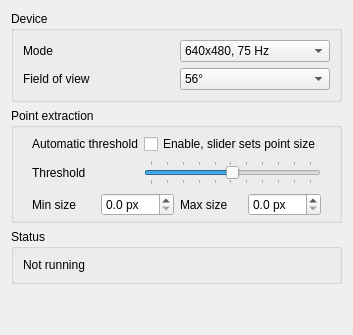
     <widget class="QWidget" name="tab_3">
      <attribute name="title">
       <string>Camera</string>
      </attribute>
      <layout class="QVBoxLayout" name="verticalLayout_10">
       <item>
        <widget class="QGroupBox" name="groupBox_9">
         <property name="title">
          <string>Device</string>
         </property>
         <layout class="QGridLayout" name="gridLayout">
          <item row="0" column="1">
           <widget class="QComboBox" name="camera_mode">
            <item>
             <property name="text">
              <string>640x480, 75 Hz</string>
             </property>
            </item>
            <item>
             <property name="text">
              <string>640x480, 60 Hz</string>
             </property>
            </item>
            <item>
             <property name="text">
              <string>320x240, 189 Hz</string>
             </property>
            </item>
            <item>
             <property name="text">
              <string>320x240, 120 Hz</string>
             </property>
            </item>
           </widget>
          </item>
          <item row="0" column="0">
           <widget class="QLabel" name="label_2511">
            <property name="text">
             <string>Mode</string>
            </property>
           </widget>
          </item>
          <item row="1" column="1">
           <widget class="QComboBox" name="camera_fov">
            <item>
             <property name="text">
              <string>56°</string>
             </property>
            </item>
            <item>
             <property name="text">
              <string>75°</string>
             </property>
            </item>
           </widget>
          </item>
          <item row="1" column="0">
           <widget class="QLabel" name="label_2">
            <property name="text">
             <string>Field of view</string>
            </property>
           </widget>
          </item>
         </layout>
        </widget>
       </item>
       <item>
        <widget class="QGroupBox" name="groupBox_6">
         <property name="title">
          <string>Point extraction</string>
         </property>
         <layout class="QVBoxLayout" name="verticalLayout_3">
          <property name="topMargin">
           <number>4</number>
          </property>
          <property name="bottomMargin">
           <number>4</number>
          </property>
          <item>
           <widget class="QFrame" name="frame_2">
            <property name="frameShape">
             <enum>QFrame::NoFrame</enum>
            </property>
            <property name="frameShadow">
             <enum>QFrame::Plain</enum>
            </property>
            <property name="lineWidth">
             <number>0</number>
            </property>
            <layout class="QGridLayout" name="gridLayout_10">
             <property name="topMargin">
              <number>2</number>
             </property>
             <property name="bottomMargin">
              <number>2</number>
             </property>
             <property name="verticalSpacing">
              <number>6</number>
             </property>
             <item row="1" column="1">
              <widget class="QSlider" name="threshold_slider">
               <property name="toolTip">
                <string>Intensity threshold for point extraction</string>
               </property>
               <property name="maximum">
                <number>255</number>
               </property>
               <property name="pageStep">
                <number>1</number>
               </property>
               <property name="value">
                <number>127</number>
               </property>
               <property name="orientation">
                <enum>Qt::Horizontal</enum>
               </property>
               <property name="tickPosition">
                <enum>QSlider::TicksBothSides</enum>
               </property>
               <property name="tickInterval">
                <number>25</number>
               </property>
              </widget>
             </item>
             <item row="1" column="0">
              <widget class="QLabel" name="label">
               <property name="text">
                <string>Threshold</string>
               </property>
               <property name="buddy">
                <cstring>threshold_slider</cstring>
               </property>
              </widget>
             </item>
             <item row="0" column="0">
              <widget class="QLabel" name="label_38">
               <property name="text">
                <string>Automatic threshold</string>
               </property>
              </widget>
             </item>
             <item row="0" column="1">
              <widget class="QCheckBox" name="auto_threshold">
               <property name="text">
                <string>Enable, slider sets point size</string>
               </property>
              </widget>
             </item>
            </layout>
           </widget>
          </item>
          <item>
           <widget class="QFrame" name="frame">
            <property name="frameShape">
             <enum>QFrame::NoFrame</enum>
            </property>
            <property name="frameShadow">
             <enum>QFrame::Raised</enum>
            </property>
            <layout class="QGridLayout" name="gridLayout_3">
             <property name="topMargin">
              <number>0</number>
             </property>
             <property name="bottomMargin">
              <number>0</number>
             </property>
             <property name="verticalSpacing">
              <number>0</number>
             </property>
             <item row="0" column="0">
              <widget class="QLabel" name="label_29">
               <property name="text">
                <string>Min size</string>
               </property>
               <property name="buddy">
                <cstring>mindiam_spin</cstring>
               </property>
              </widget>
             </item>
             <item row="0" column="2">
              <widget class="QLabel" name="label_22">
               <property name="text">
                <string>Max size</string>
               </property>
               <property name="buddy">
                <cstring>maxdiam_spin</cstring>
               </property>
              </widget>
             </item>
             <item row="0" column="3">
              <widget class="QDoubleSpinBox" name="maxdiam_spin">
               <property name="toolTip">
                <string>Maximum point diameter</string>
               </property>
               <property name="suffix">
                <string> px</string>
               </property>
               <property name="decimals">
                <number>1</number>
               </property>
              </widget>
             </item>
             <item row="0" column="1">
              <widget class="QDoubleSpinBox" name="mindiam_spin">
               <property name="toolTip">
                <string>Minimum point diameter</string>
               </property>
               <property name="suffix">
                <string> px</string>
               </property>
               <property name="decimals">
                <number>1</number>
               </property>
              </widget>
             </item>
            </layout>
           </widget>
          </item>
         </layout>
        </widget>
       </item>
       <item>
        <widget class="QGroupBox" name="groupBox_11">
         <property name="title">
          <string>Status</string>
         </property>
         <layout class="QHBoxLayout" name="horizontalLayout">
          <item>
           <widget class="QLabel" name="caminfo_label">
            <property name="text">
             <string>Not running</string>
            </property>
           </widget>
          </item>
          <item>
           <widget class="QLabel" name="pointinfo_label">
            <property name="text">
             <string/>
            </property>
           </widget>
          </item>
         </layout>
        </widget>
       </item>
       <item>
        <spacer name="verticalSpacer_2">
         <property name="orientation">
          <enum>Qt::Vertical</enum>
         </property>
         <property name="sizeHint" stdset="0">
          <size>
           <width>20</width>
           <height>40</height>
          </size>
         </property>
        </spacer>
       </item>
      </layout>
     </widget>
